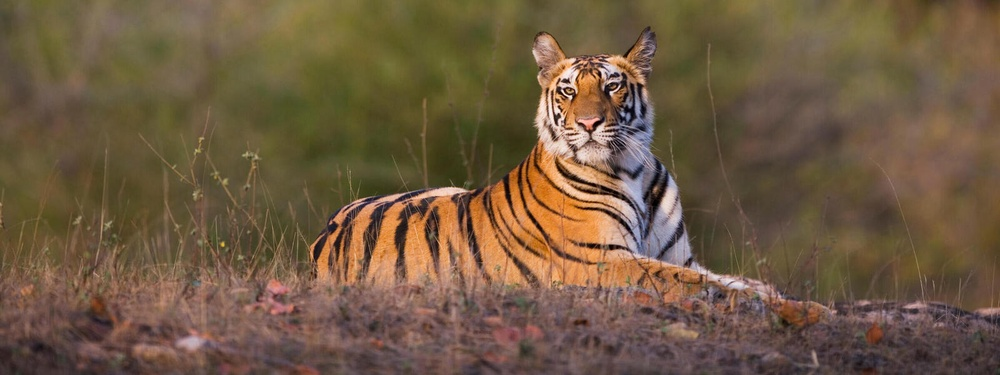
#> input picture tiger.jpg, 1000 x 375 px, shrunk from 1600 x 600 before the run, found by its file name
$ python edge_detection.py
#> lines starting #> are read from the running program, lines starting #| are printed output that depends on the picture; after the words box and inside, x2 and y2 are one past the last pixel; in counts of white or black regions, pixels touching at a corner belong together
import cv2
from PIL import Image, ImageFilter
import numpy as np
import os

# Ensure output directory exists
if not os.path.exists("output"):
    os.makedirs("output")

# Read the original image
image_path = "images/tiger.jpg"  # Change this if using another image
img = cv2.imread(image_path, flags=0)  # Load image in grayscale
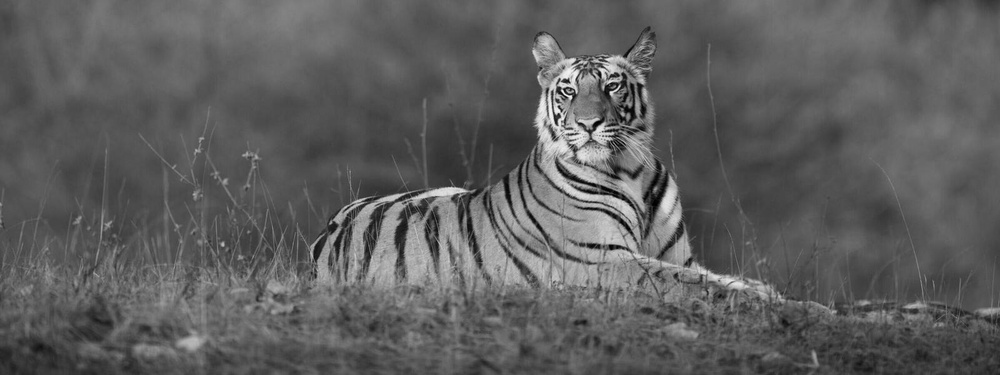
#> img: shape (375, 1000); min 0, max 247, mean 93.7

if img is None:
    print("Error: Image not found. Make sure the path is correct!")
    exit()

# Convert image to uint8 type
img_u8 = img.astype(np.uint8)

# Apply Gaussian Blur to reduce noise
img_blur = cv2.GaussianBlur(img_u8, (3, 3), 0)

# Apply Canny Edge Detection
edges = cv2.Canny(image=img_blur, threshold1=100, threshold2=200)
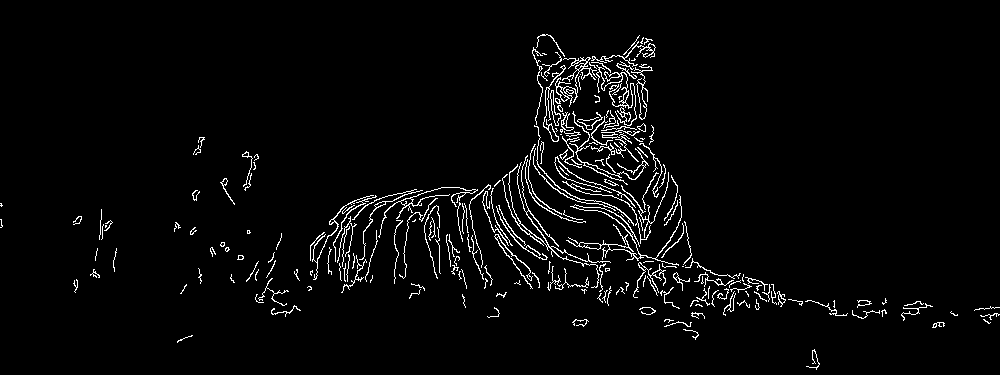
#> edges: shape (375, 1000); 3.3% white in thin lines or dots, all inside (x1, y1, x2, y2) = (0, 34, 1000, 370)

# Convert OpenCV image format to PIL format
color_converted = cv2.cvtColor(edges, cv2.COLOR_GRAY2RGB)
pil_image = Image.fromarray(color_converted)

# Save the processed image
output_path = "output/Edge_Sample_Canny.png"
pil_image.save(output_path)

print(f"Edge-detected image saved at: {output_path}")
